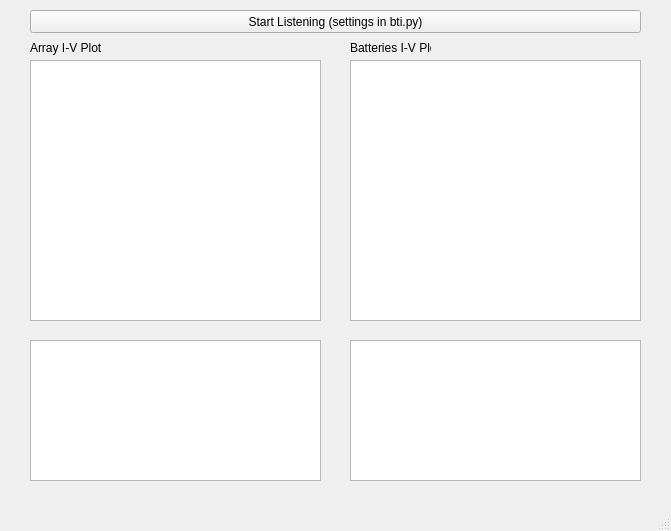
<?xml version="1.0" encoding="UTF-8"?>
<ui version="4.0">
 <class>MainWindow</class>
 <widget class="QMainWindow" name="MainWindow">
  <property name="geometry">
   <rect>
    <x>0</x>
    <y>0</y>
    <width>671</width>
    <height>531</height>
   </rect>
  </property>
  <property name="font">
   <font>
    <family>Arial</family>
   </font>
  </property>
  <property name="windowTitle">
   <string>BTI Plot Test</string>
  </property>
  <widget class="QWidget" name="centralwidget">
   <widget class="QPushButton" name="pushButton">
    <property name="geometry">
     <rect>
      <x>30</x>
      <y>10</y>
      <width>611</width>
      <height>23</height>
     </rect>
    </property>
    <property name="text">
     <string>Start Listening (settings in bti.py)</string>
    </property>
   </widget>
   <widget class="PlotWidget" name="array_plot">
    <property name="geometry">
     <rect>
      <x>30</x>
      <y>60</y>
      <width>291</width>
      <height>261</height>
     </rect>
    </property>
    <property name="sizePolicy">
     <sizepolicy hsizetype="Fixed" vsizetype="Expanding">
      <horstretch>0</horstretch>
      <verstretch>0</verstretch>
     </sizepolicy>
    </property>
   </widget>
   <widget class="PlotWidget" name="battery_plot">
    <property name="geometry">
     <rect>
      <x>350</x>
      <y>60</y>
      <width>291</width>
      <height>261</height>
     </rect>
    </property>
    <property name="sizePolicy">
     <sizepolicy hsizetype="Fixed" vsizetype="Expanding">
      <horstretch>0</horstretch>
      <verstretch>0</verstretch>
     </sizepolicy>
    </property>
   </widget>
   <widget class="QLabel" name="label">
    <property name="geometry">
     <rect>
      <x>350</x>
      <y>40</y>
      <width>81</width>
      <height>16</height>
     </rect>
    </property>
    <property name="text">
     <string>Batteries I-V Plot</string>
    </property>
   </widget>
   <widget class="QLabel" name="label_2">
    <property name="geometry">
     <rect>
      <x>30</x>
      <y>40</y>
      <width>81</width>
      <height>16</height>
     </rect>
    </property>
    <property name="text">
     <string>Array I-V Plot</string>
    </property>
   </widget>
   <widget class="QTextBrowser" name="array_text">
    <property name="geometry">
     <rect>
      <x>30</x>
      <y>340</y>
      <width>291</width>
      <height>141</height>
     </rect>
    </property>
   </widget>
   <widget class="QTextBrowser" name="battery_text">
    <property name="geometry">
     <rect>
      <x>350</x>
      <y>340</y>
      <width>291</width>
      <height>141</height>
     </rect>
    </property>
   </widget>
  </widget>
  <widget class="QStatusBar" name="statusbar"/>
 </widget>
 <customwidgets>
  <customwidget>
   <class>PlotWidget</class>
   <extends>QGraphicsView</extends>
   <header>pyqtgraph</header>
  </customwidget>
 </customwidgets>
 <resources/>
 <connections/>
</ui>
